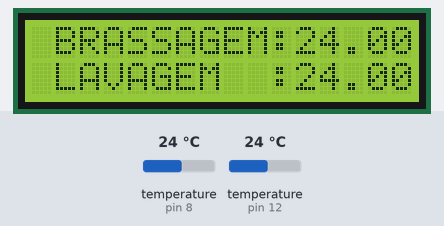
This sketch was run on a simulated Arduino Uno, built with avr-gcc and run on an emulated ATmega328P. Shown: 16×2 character LCD. The test bench sets the inputs (shaded band); at power-on: temperature (sensors on pin 8, pin 12) 24 °C. What the sketch prints to the serial monitor is not drawn.

Above: at 1.2 s.
1.3 s: temperature (sensor on pin 8) set to 2 °C
At 2.5 s:
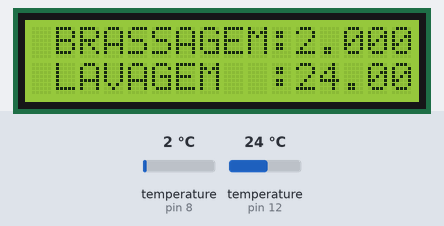
2.8 s: temperature (sensor on pin 12) set to 12 °C
At 3.7 s:
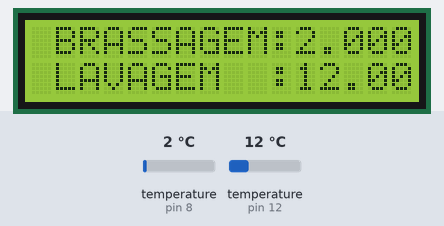
4.4 s: temperature (sensor on pin 8) set to 12 °C
At 4.8 s:
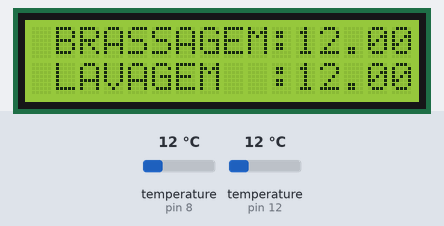
5.9 s: temperature (sensor on pin 12) set to 19 °C
At 6.7 s:
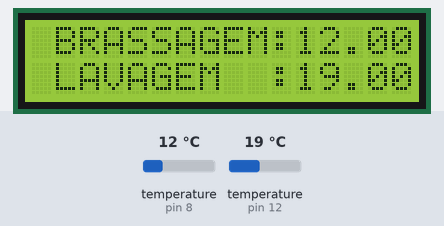
7.5 s: temperature (sensor on pin 8) set to 19 °C
At 8.6 s:
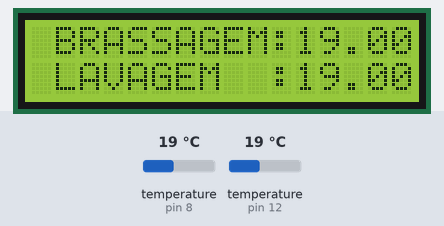
9.0 s: temperature (sensor on pin 12) set to 28 °C
At 10.4 s:
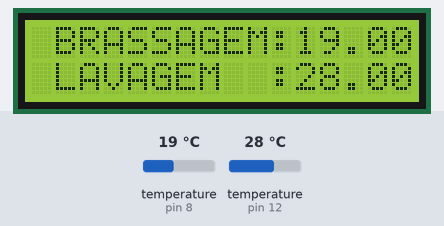
Timing chart, 0 to 11.6 s (numbered marks = the images above; inputs shaded):
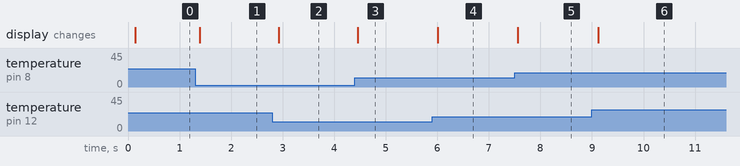

Measured:
- after the input at 1.3 s, the display: changes after 0.09 s (image 1)
- after the input at 2.8 s, the display: changes after 0.13 s (image 2)
- after the input at 4.4 s, the display: changes after 0.06 s (image 3)
- after the input at 5.9 s, the display: changes after 0.11 s (image 4)
- after the input at 7.5 s, the display: changes after 0.07 s (image 5)
- after the input at 9.0 s, the display: changes after 0.12 s (image 6)

The sketch:

MAG_UNO_BRASSAGEM_v3.ino
```cpp
#include <Wire.h>
#include <OneWire.h>
#include <LiquidCrystal_I2C.h>

#define ONE_WIRE_BRASSAGEM 8   //  -- A PRIMEIRA PORTA de baixo para cima
#define ONE_WIRE_LAVAGEM 12  // OK -- SEGUNDA PORTA de baixo para cima

  #define VERSAO 1.0

LiquidCrystal_I2C lcd(0x27,2,1,0,4,5,6,7,3, POSITIVE);

void setup(void) {
  Serial.begin(9600);

  lcd.begin(16,2);

lcd.setBacklight(HIGH);


}

void loop(void) {


TelaLCD(Temperatura(ONE_WIRE_BRASSAGEM), Temperatura(ONE_WIRE_LAVAGEM));


}


void TelaLCD(float temp3, float temp4)
{
  char outstr[20];
  lcd.setCursor(0,0);
  dtostrf(temp3, 2, 2, outstr);
  lcd.print(" BRASSAGEM:");
  lcd.print(outstr);

  lcd.setCursor(1,1);
  dtostrf(temp4, 2, 2, outstr);
  lcd.print("LAVAGEM  :");
  lcd.print(outstr);

}


float Temperatura(int porta)
{

  OneWire  ds(porta);  // on pin 10 (a 4.7K resistor is necessary)

  byte i;
  byte present = 0;
  byte type_s;
  byte data[12];
  byte addr[8];
  float celsius;

  if ( !ds.search(addr)) {
    ds.reset_search();
    return -6;
  }

  // the first ROM byte indicates which chip
  switch (addr[0]) {
    case 0x10:
      type_s = 1;
      break;
    case 0x28:
      type_s = 0;
      break;
    case 0x22:
      type_s = 0;
      break;
    default:
      return -6;
  }

  ds.reset();
  ds.select(addr);
  ds.write(0x44, 1);        // start conversion, with parasite power on at the end

  present = ds.reset();
  ds.select(addr);
  ds.write(0xBE);         // Read Scratchpad

  for ( i = 0; i < 9; i++) {           // we need 9 bytes
    data[i] = ds.read();
  }

  // Convert the data to actual temperature
  // because the result is a 16 bit signed integer, it should
  // be stored to an "int16_t" type, which is always 16 bits
  // even when compiled on a 32 bit processor.
  int16_t raw = (data[1] << 8) | data[0];
  if (type_s) {
    raw = raw << 3; // 9 bit resolution default
    if (data[7] == 0x10) {
      // "count remain" gives full 12 bit resolution
      raw = (raw & 0xFFF0) + 12 - data[6];
    }
  } else {
    byte cfg = (data[4] & 0x60);
    // at lower res, the low bits are undefined, so let's zero them
    if (cfg == 0x00) raw = raw & ~7;  // 9 bit resolution, 93.75 ms
    else if (cfg == 0x20) raw = raw & ~3; // 10 bit res, 187.5 ms
    else if (cfg == 0x40) raw = raw & ~1; // 11 bit res, 375 ms
    //// default is 12 bit resolution, 750 ms conversion time
  }
  celsius = (float)raw / 16.0;
  Serial.print("  Temperature = ");
  Serial.println(celsius);
  return celsius;
}
```
